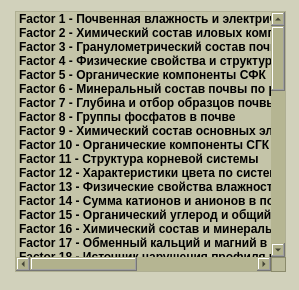
<?xml version="1.0" encoding="UTF-8"?>
<ui version="4.0">
 <class>Dialog</class>
 <widget class="QDialog" name="Dialog">
  <property name="geometry">
   <rect>
    <x>0</x>
    <y>0</y>
    <width>299</width>
    <height>290</height>
   </rect>
  </property>
  <property name="windowTitle">
   <string>Dialog</string>
  </property>
  <property name="styleSheet">
   <string notr="true">background-color: rgba(170, 170, 127, 80)</string>
  </property>
  <widget class="QListWidget" name="listWidget">
   <property name="geometry">
    <rect>
     <x>15</x>
     <y>11</y>
     <width>271</width>
     <height>261</height>
    </rect>
   </property>
   <item>
    <property name="text">
     <string>Factor 1 - Почвенная влажность и электрические свойства</string>
    </property>
    <property name="font">
     <font>
      <bold>true</bold>
     </font>
    </property>
    <property name="background">
     <brush brushstyle="NoBrush">
      <color alpha="255">
       <red>0</red>
       <green>0</green>
       <blue>0</blue>
      </color>
     </brush>
    </property>
   </item>
   <item>
    <property name="text">
     <string>Factor 2 - Химический состав иловых компонентов</string>
    </property>
    <property name="font">
     <font>
      <bold>true</bold>
     </font>
    </property>
   </item>
   <item>
    <property name="text">
     <string>Factor 3 - Гранулометрический состав почвы</string>
    </property>
    <property name="font">
     <font>
      <bold>true</bold>
     </font>
    </property>
   </item>
   <item>
    <property name="text">
     <string>Factor 4 - Физические свойства и структура почвы</string>
    </property>
    <property name="font">
     <font>
      <bold>true</bold>
     </font>
    </property>
   </item>
   <item>
    <property name="text">
     <string>Factor 5 - Органические компоненты СФК</string>
    </property>
    <property name="font">
     <font>
      <bold>true</bold>
     </font>
    </property>
   </item>
   <item>
    <property name="text">
     <string>Factor 6 - Минеральный состав почвы по размерам частиц</string>
    </property>
    <property name="font">
     <font>
      <bold>true</bold>
     </font>
    </property>
   </item>
   <item>
    <property name="text">
     <string>Factor 7 - Глубина и отбор образцов почвы</string>
    </property>
    <property name="font">
     <font>
      <bold>true</bold>
     </font>
    </property>
   </item>
   <item>
    <property name="text">
     <string>Factor 8 - Группы фосфатов в почве</string>
    </property>
    <property name="font">
     <font>
      <bold>true</bold>
     </font>
    </property>
   </item>
   <item>
    <property name="text">
     <string>Factor 9 - Химический состав основных элементов в почве</string>
    </property>
    <property name="font">
     <font>
      <bold>true</bold>
     </font>
    </property>
   </item>
   <item>
    <property name="text">
     <string>Factor 10 - Органические компоненты СГК</string>
    </property>
    <property name="font">
     <font>
      <bold>true</bold>
     </font>
    </property>
   </item>
   <item>
    <property name="text">
     <string>Factor 11 - Структура корневой системы</string>
    </property>
    <property name="font">
     <font>
      <bold>true</bold>
     </font>
    </property>
   </item>
   <item>
    <property name="text">
     <string>Factor 12 - Характеристики цвета по системе Манселла</string>
    </property>
    <property name="font">
     <font>
      <bold>true</bold>
     </font>
    </property>
   </item>
   <item>
    <property name="text">
     <string>Factor 13 - Физические свойства влажности почвы</string>
    </property>
    <property name="font">
     <font>
      <bold>true</bold>
     </font>
    </property>
   </item>
   <item>
    <property name="text">
     <string>Factor 14 - Сумма катионов и анионов в почве</string>
    </property>
    <property name="font">
     <font>
      <bold>true</bold>
     </font>
    </property>
   </item>
   <item>
    <property name="text">
     <string>Factor 15 - Органический углерод и общий азот в почве</string>
    </property>
    <property name="font">
     <font>
      <bold>true</bold>
     </font>
    </property>
   </item>
   <item>
    <property name="text">
     <string>Factor 16 - Химический состав и минеральные компоненты почвы</string>
    </property>
    <property name="font">
     <font>
      <bold>true</bold>
     </font>
    </property>
   </item>
   <item>
    <property name="text">
     <string>Factor 17 - Обменный кальций и магний в почве</string>
    </property>
    <property name="font">
     <font>
      <bold>true</bold>
     </font>
    </property>
   </item>
   <item>
    <property name="text">
     <string>Factor 18 - Источник нарушения профиля и уровень скальности</string>
    </property>
    <property name="font">
     <font>
      <bold>true</bold>
     </font>
    </property>
   </item>
   <item>
    <property name="text">
     <string>Factor 19 - Состав и степень каменистости минерального скелета</string>
    </property>
    <property name="font">
     <font>
      <bold>true</bold>
     </font>
    </property>
   </item>
   <item>
    <property name="text">
     <string>Factor 20 - Обменные основания в почве</string>
    </property>
    <property name="font">
     <font>
      <bold>true</bold>
     </font>
    </property>
   </item>
   <item>
    <property name="text">
     <string>Factor 21 - Интенсивность и тип эрозии почвы</string>
    </property>
    <property name="font">
     <font>
      <bold>true</bold>
     </font>
    </property>
   </item>
   <item>
    <property name="text">
     <string>Factor 22 - Текстурный анализ почв</string>
    </property>
    <property name="font">
     <font>
      <bold>true</bold>
     </font>
    </property>
   </item>
   <item>
    <property name="text">
     <string>Factor 23 - Химический состав почвы в солевых отложениях</string>
    </property>
    <property name="font">
     <font>
      <bold>true</bold>
     </font>
    </property>
   </item>
   <item>
    <property name="text">
     <string>Factor 24 - Количество и порядковый номер образцов в горизонте</string>
    </property>
    <property name="font">
     <font>
      <bold>true</bold>
     </font>
    </property>
   </item>
   <item>
    <property name="text">
     <string>Factor 25 - Подвижный калий и фосфор в почве</string>
    </property>
    <property name="font">
     <font>
      <bold>true</bold>
     </font>
    </property>
   </item>
   <item>
    <property name="text">
     <string>Factor 26 - Присутствие мицелия и водорослевой пленки в почве</string>
    </property>
    <property name="font">
     <font>
      <bold>true</bold>
     </font>
    </property>
   </item>
   <item>
    <property name="text">
     <string>Factor 27 - Содержание кальция и магния в почве</string>
    </property>
    <property name="font">
     <font>
      <bold>true</bold>
     </font>
    </property>
   </item>
   <item>
    <property name="text">
     <string>Factor 28 - Содержание аморфного алюминия и железа в почве</string>
    </property>
    <property name="font">
     <font>
      <bold>true</bold>
     </font>
    </property>
   </item>
   <item>
    <property name="text">
     <string>Factor 29 - Гидролитическая кислотность</string>
    </property>
    <property name="font">
     <font>
      <bold>true</bold>
     </font>
    </property>
   </item>
   <item>
    <property name="text">
     <string>Factor 30 - Уровень обнаружения грунтовых вод и глубина залегания</string>
    </property>
    <property name="font">
     <font>
      <bold>true</bold>
     </font>
    </property>
   </item>
   <item>
    <property name="text">
     <string>Factor 31 - Характеристики преобладающего цвета по Манселла</string>
    </property>
    <property name="font">
     <font>
      <bold>true</bold>
     </font>
    </property>
   </item>
   <item>
    <property name="text">
     <string>Factor 32 - Тип эрозии и размер частиц текстурного анализа</string>
    </property>
    <property name="font">
     <font>
      <bold>true</bold>
     </font>
    </property>
   </item>
   <item>
    <property name="text">
     <string>Factor 33 - Содержание оксидов кальция и магния в почве</string>
    </property>
    <property name="font">
     <font>
      <bold>true</bold>
     </font>
    </property>
   </item>
   <item>
    <property name="text">
     <string>Factor 34 - Полная влагоемкость и водопроницаемость почвы</string>
    </property>
    <property name="font">
     <font>
      <bold>true</bold>
     </font>
    </property>
   </item>
   <item>
    <property name="text">
     <string>Factor 35 - Содержание оксида марганца в почве</string>
    </property>
    <property name="font">
     <font>
      <bold>true</bold>
     </font>
    </property>
   </item>
   <item>
    <property name="text">
     <string>Factor 36 - Содержание органического железа в почве</string>
    </property>
    <property name="font">
     <font>
      <bold>true</bold>
     </font>
    </property>
   </item>
   <item>
    <property name="text">
     <string>Factor 37 - Фракции почвенного материала (3-2 мм и 5-3 мм)</string>
    </property>
    <property name="font">
     <font>
      <bold>true</bold>
     </font>
    </property>
   </item>
   <item>
    <property name="text">
     <string>Factor 38 - Содержание ила в почве</string>
    </property>
    <property name="font">
     <font>
      <bold>true</bold>
     </font>
    </property>
   </item>
   <item>
    <property name="text">
     <string>Factor 39 - Содержание хлорид-ионов в почве</string>
    </property>
    <property name="font">
     <font>
      <bold>true</bold>
     </font>
    </property>
   </item>
   <item>
    <property name="text">
     <string>Factor 40 - Форма склона почвы</string>
    </property>
    <property name="font">
     <font>
      <bold>true</bold>
     </font>
    </property>
   </item>
   <item>
    <property name="text">
     <string>Factor 41 - Фактор дисперсности и содержание частиц меньше 0,001 мм в почве</string>
    </property>
    <property name="font">
     <font>
      <bold>true</bold>
     </font>
    </property>
   </item>
   <item>
    <property name="text">
     <string>Factor 42 - Неоднозначный фактор №1</string>
    </property>
    <property name="font">
     <font>
      <bold>true</bold>
     </font>
    </property>
   </item>
   <item>
    <property name="text">
     <string>Factor 43 - Фракция почвенного материала размером от 10 до 7 мм</string>
    </property>
    <property name="font">
     <font>
      <bold>true</bold>
     </font>
    </property>
   </item>
   <item>
    <property name="text">
     <string>Factor 44 - Фракция почвенного материала размером менее 0,25 мм</string>
    </property>
    <property name="font">
     <font>
      <bold>true</bold>
     </font>
    </property>
   </item>
   <item>
    <property name="text">
     <string>Factor 45 - Фракции почвенного материала размером от 1 до 0,25 мм и от 0,25 до 0,05 мм</string>
    </property>
    <property name="font">
     <font>
      <bold>true</bold>
     </font>
    </property>
   </item>
   <item>
    <property name="text">
     <string>Factor 46 - Количество горизонтов в почвенном профиле</string>
    </property>
    <property name="font">
     <font>
      <bold>true</bold>
     </font>
    </property>
   </item>
   <item>
    <property name="text">
     <string>Factor 47 - Фракция почвенного материала размером от 2 до 1 мм</string>
    </property>
    <property name="font">
     <font>
      <bold>true</bold>
     </font>
    </property>
   </item>
   <item>
    <property name="text">
     <string>Factor 48 - Высота над уровнем моря</string>
    </property>
    <property name="font">
     <font>
      <bold>true</bold>
     </font>
    </property>
   </item>
   <item>
    <property name="text">
     <string>Factor 49 - Зольность и содержание фосфорной кислоты (P2O5) в почве</string>
    </property>
    <property name="font">
     <font>
      <bold>true</bold>
     </font>
    </property>
   </item>
   <item>
    <property name="text">
     <string>Factor 50 - Неоднозначный фактор №2</string>
    </property>
    <property name="font">
     <font>
      <bold>true</bold>
     </font>
    </property>
   </item>
   <item>
    <property name="text">
     <string>Factor 51 - Неоднозначный фактор №3</string>
    </property>
    <property name="font">
     <font>
      <bold>true</bold>
     </font>
    </property>
   </item>
   <item>
    <property name="text">
     <string>Factor 52 - Неоднозначный фактор №4</string>
    </property>
    <property name="font">
     <font>
      <bold>true</bold>
     </font>
    </property>
   </item>
   <item>
    <property name="text">
     <string>Factor 53 - Содержание диоксида титана (TiO2) в иловых компонентах почвы</string>
    </property>
    <property name="font">
     <font>
      <bold>true</bold>
     </font>
    </property>
   </item>
   <item>
    <property name="text">
     <string>Factor 54 - Неоднозначный фактор №5</string>
    </property>
    <property name="font">
     <font>
      <bold>true</bold>
     </font>
    </property>
   </item>
   <item>
    <property name="text">
     <string>Factor 55 - Неоднозначный фактор №6</string>
    </property>
    <property name="font">
     <font>
      <bold>true</bold>
     </font>
    </property>
   </item>
   <item>
    <property name="text">
     <string>Factor 56 - Неоднозначный фактор №7</string>
    </property>
    <property name="font">
     <font>
      <bold>true</bold>
     </font>
    </property>
   </item>
  </widget>
 </widget>
 <resources/>
 <connections/>
</ui>
